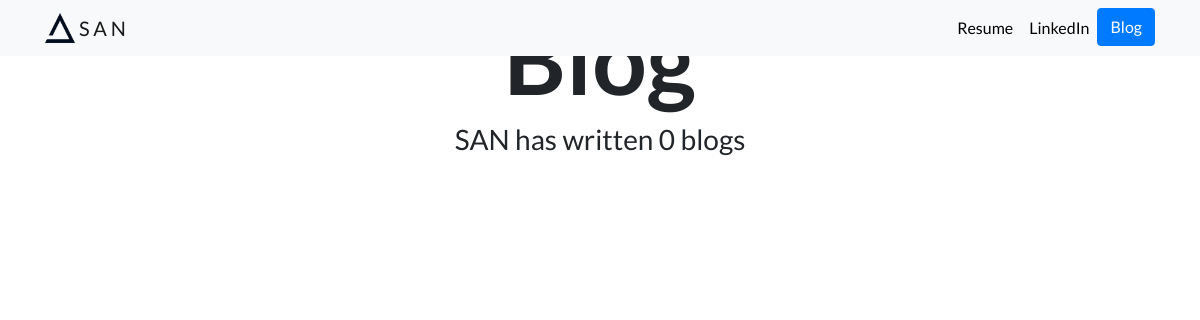
The page /blog/ on the database as committed earlier.
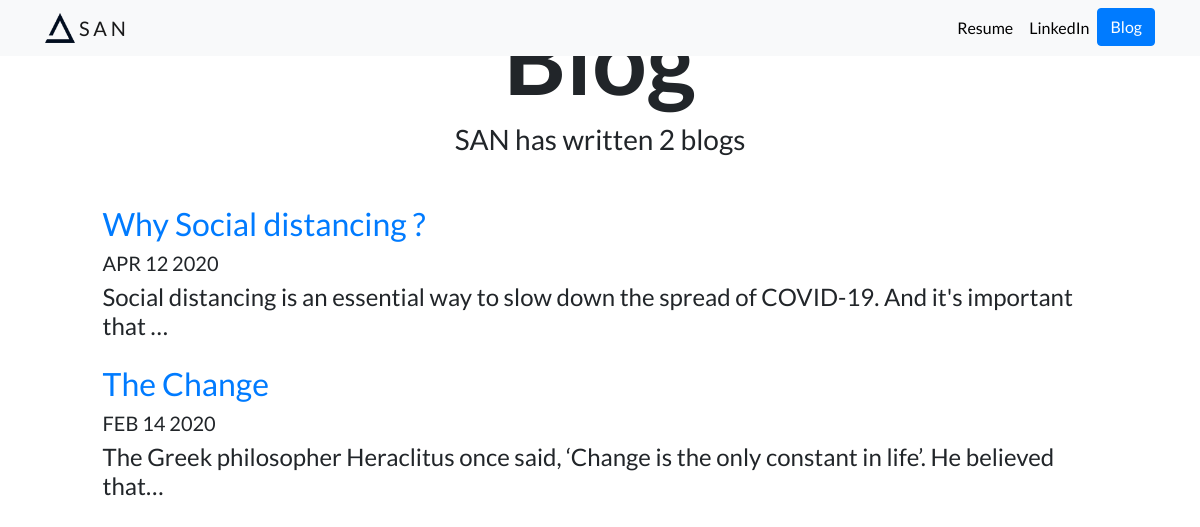
The same page on the database as committed later.
### Blog/models.py (models this page shows, shortened)
class Blog(models.Model):
    title=models.CharField(max_length=100)
    description=models.CharField(max_length=1000)
    date=models.DateField()

### Blog/views.py (the view)
# urls.py: path('', views.all_blogs,name='all_blogs' ),
def all_blogs(request):
    blogs=Blog.objects.order_by('-date')
    return render(request,'blogs/all_blogs.html',{'blogs':blogs})

### Blog/templates/blogs/all_blogs.html
{%extends 'portfolio/base.html'%}
{% load static %}
{%block content%}
<h1 id="blogtitle" class="font-weight-bold text-center" >Blog</h1>
<h3 class="text-center mb-5">SAN has written {{blogs.count}} blog{{blogs.count|pluralize}}</h3>
{% for blog in blogs %}
<div class="row justify-content-center my-3">
   <div class="col-md-10">
   <a href="{% url 'blog:detail' blog.id %}">
       <h2>{{blog.title}}</h2>
   </a>
<h5>{{blog.date|date:'M d Y'|upper}}</h5>
<h4>{{blog.description|striptags|truncatechars:100}}</h4>
</div>
</div>
{%endfor%}
{%endblock%}

### Portfolio/templates/portfolio/base.html (shortened to what this page needs)
<!doctype html>
{%load static%}
<html lang="en">
  <head>
<link rel="stylesheet" href="https://stackpath.bootstrapcdn.com/bootstrap/4.4.1/css/bootstrap.min.css">
<link rel="stylesheet" href="{% static 'portfolio/custom.css' %}">
  </head>
  <body>
      <nav id="topNav" class="navbar navbar-expand-lg navbar-light bg-light" style="position: fixed; top: 0; left: 0; width: 100%; z-index: 1000;" >
  <div class="container" >
        <a class="navbar-brand" href="{% url 'home' %}">
        <img src="{% static 'portfolio/logo.png' %}" width="30" height="30" class="d-inline-block align-top" alt="SAN's Logo">
        <span>S A N</span>
    </a>
    <div class="collapse navbar-collapse" id="navbarSupportedContent">
      <ul class="navbar-nav ml-auto">
        <li class="nav-item">
          <a class="nav-link" href="{%static 'portfolio/santhoshresume.pdf' %}" target="_blank">Resume</a>
        </li>
        <li class="nav-item">
          <a class="nav-link" href="https://www.linkedin.com/in/santhosh-pm-689501176/" target="_blank">LinkedIn</a>
        </li>
        <li class="nav-item">
            <a role="button" href="{% url 'blog:all_blogs' %}" class="btn btn-primary">Blog</a>
        </li>
      </ul>
    </div>
  </div>
  </nav>
    {%block content%}{%endblock%}
  </body>
</html>

### Portfolio/static/portfolio/custom.css (style rules this page uses)
.navbar-nav .nav-link { color: rgba(0,0,0,1) !important; }
body { font-family: 'Lato', sans-serif; }
#blogtitle { font-size: 6rem; }

### Portfolio/templates/portfolio/base.html (style rules this page uses)
body { margin: 0; }
nav { position: fixed; top: 50%; right: 20px; display: flex; flex-direction: column; gap: 15px; z-index: 2; }

Rows that differ between the two databases and show on the page:
added Blog: title "Why Social distancing ?", date "APR 12 2020", description "Social distancing is an essential way to slow down the spread of COVID-19. And it's important that …"
added Blog: title "The Change", date "FEB 14 2020", description "The Greek philosopher Heraclitus once said, ‘Change is the only constant in life’. He believed that…"
Other text that changed with them:
{{ blogs.count }}: "0" → "2"
